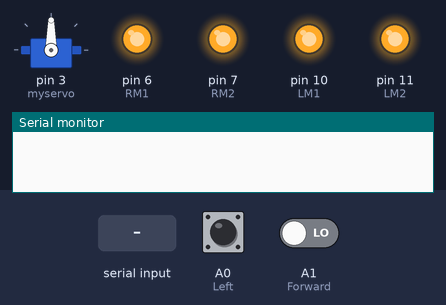
This sketch was run on a simulated Arduino Uno, built with avr-gcc and run on an emulated ATmega328P. Shown: servo, output pins drawn as LEDs (lit = HIGH), the last lines printed to the serial monitor. Inputs (shaded band) come from the test bench; at power-on: A1 (Forward) LOW, A0 (Left) LOW.

Above: at 1.2 s.
1.3 s: A1 (Forward) driven HIGH
At 1.65 s:
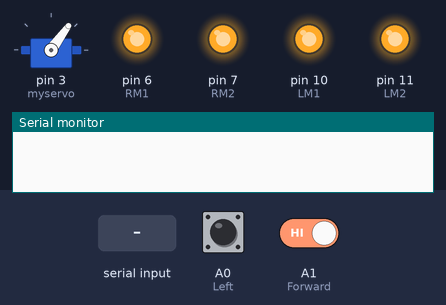
4.8 s: "r" received over Serial
At 8.5 s:
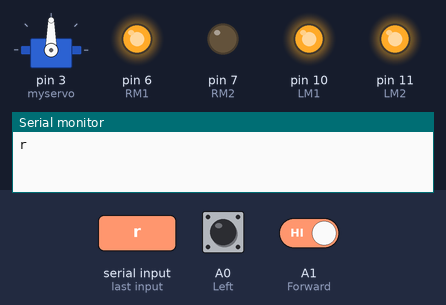
8.8 s: "b" received over Serial
At 9.6 s:
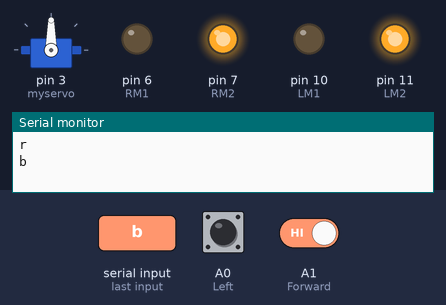
11.3 s: "p" received over Serial
14.8 s: A1 (Forward) driven LOW
At 17.2 s:
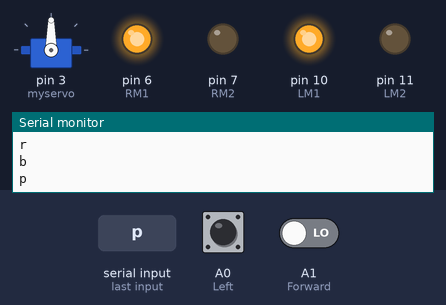
18.3 s: "l" received over Serial
Timing chart, 0 to 25.6 s (numbered marks = the images above; inputs shaded):
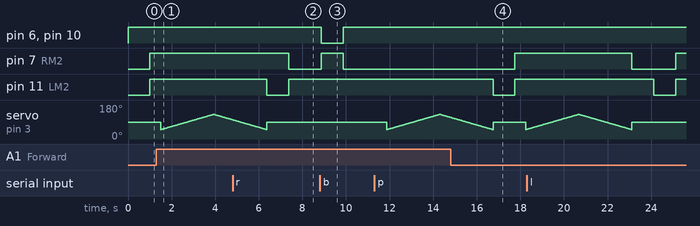

Measured:
- after the input at 4.8 s, pin 7 (RM2): HIGH → LOW after 2.6 s instead of 1.6 s; pin 11 (LM2): HIGH → LOW after 1.6 s, → HIGH 1.0 s later
- after the input at 8.8 s, pin 6 (RM1), pin 10 (LM1): HIGH → LOW after 0.07 s, → HIGH 1.0 s later; pin 7 (RM2): LOW → HIGH after 0.07 s, → LOW 1.0 s later
- after the input at 14.8 s, pin 7 (RM2): LOW → HIGH after 2.9 s; pin 11 (LM2): HIGH → LOW after 1.9 s, → HIGH 1.0 s later

The sketch:

CODE.ino
```cpp
#include <Servo.h>
#include <SoftwareSerial.h>
Servo myservo;
int pos = 0;
boolean fire = false;
#define Left A0
#define Right A2
#define Forward A1
#define RM1 6
#define RM2 7
#define LM1 10
#define LM2 11
#define pump 5
char val;
void setup() {
    pinMode(Left, INPUT);
    pinMode(Right, INPUT);
    pinMode(Forward, INPUT);
    pinMode(LM1, OUTPUT);
    pinMode(LM2, OUTPUT);
    pinMode(RM1, OUTPUT);
    pinMode(RM2, OUTPUT);
    myservo.attach(3);
    myservo.write(90);
    Serial.begin(9600);
}
void put_off_fire() {
    delay(500);
    digitalWrite(LM1, HIGH);
    digitalWrite(LM2, HIGH);
    digitalWrite(RM1, HIGH);
    digitalWrite(RM2, HIGH);
    digitalWrite(pump, HIGH);
    delay(500);
    for (pos = 50; pos <= 130; pos += 1) {
        myservo.write(pos);
        delay(30);
    }
    for (pos = 130; pos >= 50; pos -= 1) {
        myservo.write(pos);
        delay(30);
    }
    digitalWrite(pump, LOW);
    myservo.write(90);
    fire = false;
}
void loop() {
    if (Serial.available()) {
        while (Serial.available() > 0) {
            val = Serial.read();
            Serial.println(val);
        }
        if (val == 'f')
        {
            Serial.println("forward");
            digitalWrite(LM1, HIGH);
            digitalWrite(LM2, LOW);
            digitalWrite(RM1, HIGH);
            digitalWrite(RM2, LOW);
            delay(1500);
        } else if (val == 'l') {
            Serial.println("ledt");
            digitalWrite(RM1, HIGH);
            digitalWrite(RM2, LOW);
            digitalWrite(LM1, HIGH);
            digitalWrite(LM2, HIGH);
            Serial.println("l completed");
            delay(1000);
        } else if (val == 'r') {
            {
                digitalWrite(RM1, HIGH);
                digitalWrite(RM2, HIGH);
                digitalWrite(LM1, HIGH);
                digitalWrite(LM2, LOW);
                delay(1000);
            }
        } else if (val == 's') {
            digitalWrite(RM1, HIGH);
            digitalWrite(RM2, HIGH);
            digitalWrite(LM1, HIGH);
            digitalWrite(LM2, HIGH);
        }
        else if (val == 'b')
        {
            digitalWrite(LM1, LOW);
            digitalWrite(LM2, HIGH);
            digitalWrite(RM1, LOW);
            digitalWrite(RM2, HIGH);
            delay(1000);
        } else if (val == 'p') {
            digitalWrite(pump, HIGH);
            delay(500);
            for (pos = 50; pos <= 130; pos += 1) {
                myservo.write(pos);
                delay(30);
            }
            for (pos = 130; pos >= 50; pos -= 1) {
                myservo.write(pos);
                delay(30);
            }
            digitalWrite(pump, LOW);

            myservo.write(90);
        }
    } else if (!Serial.available()) {
        myservo.write(90);
        if (digitalRead(Left) == 1 && digitalRead(Right) == 1 &&
                digitalRead(Forward) == 1) {
            digitalWrite(LM1, HIGH);
            digitalWrite(LM2, HIGH);
            digitalWrite(RM1, HIGH);
            digitalWrite(RM2, HIGH);
        }
        else if (digitalRead(Forward) == 0) {
            digitalWrite(LM1, HIGH);
            digitalWrite(LM2, LOW);
            digitalWrite(RM1, HIGH);
            digitalWrite(RM2, LOW);
            fire = true;
        }
        else if (digitalRead(Left) == 0) {
            digitalWrite(RM1, HIGH);
            digitalWrite(RM2, LOW);
            digitalWrite(LM1, HIGH);
            digitalWrite(LM2, HIGH);
        }
        else if (digitalRead(Right) == 0) {
            digitalWrite(RM1, HIGH);
            digitalWrite(RM2, HIGH);
            digitalWrite(LM1, HIGH);
            digitalWrite(LM2, LOW);
        }
        delay(500);
        while (fire == true) {
            put_off_fire();
        }
    }
}
```
